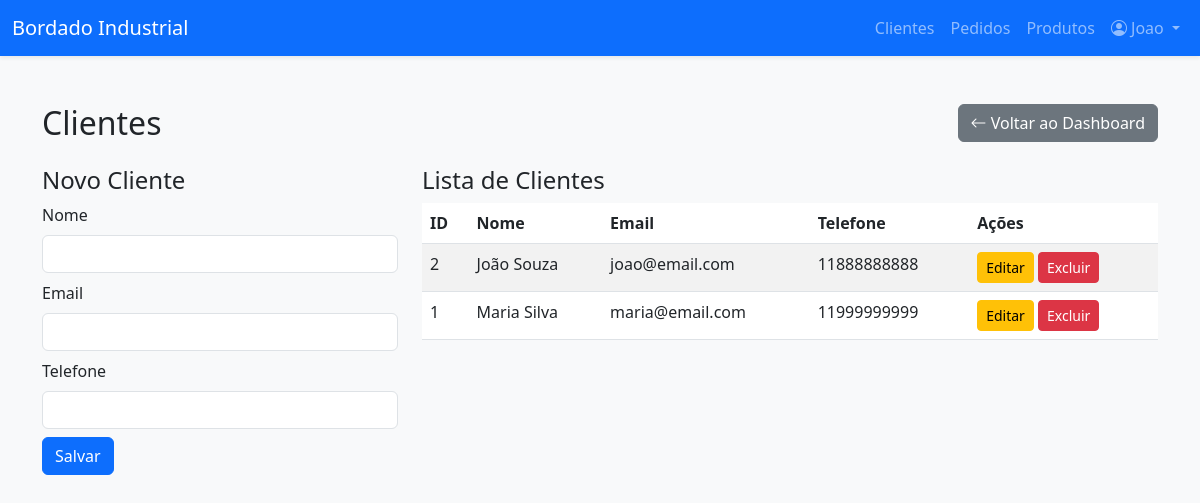
Page /clientes.php (signed in) on the committed database.
### tables this page shows
CREATE TABLE `clientes` (
  `id` int NOT NULL AUTO_INCREMENT,
  `nome` varchar(100) NOT NULL,
  `email` varchar(100) NOT NULL,
  `telefone` varchar(20) DEFAULT NULL,
  PRIMARY KEY (`id`),
  UNIQUE KEY `uk_clientes_email` (`email`)
);

### clientes.php (the view, shortened to what this page needs)
<?php
require_once 'bootstrap.php';
$clientes = $conn->query('SELECT * FROM clientes ORDER BY id DESC');
$clienteEdit = null;
?>
<!DOCTYPE html>
<html lang="pt-br">
<head>
    <link href="https://cdn.jsdelivr.net/npm/bootstrap@5.3.0/dist/css/bootstrap.min.css" rel="stylesheet">
    <link rel="stylesheet" href="https://cdn.jsdelivr.net/npm/bootstrap-icons@1.10.5/font/bootstrap-icons.css">
</head>
<body class="bg-light">
<?php include 'partials/navbar.php'; ?>
<div class="container mt-5">
    <div class="d-flex justify-content-between align-items-center mb-4">
        <h2 class="mb-0">Clientes</h2>
        <a href="dashboard.php" class="btn btn-secondary">
            <i class="bi bi-arrow-left"></i> Voltar ao Dashboard
        </a>
    </div>
    <div class="row">
        <div class="col-md-4">
            <h4><?php echo $clienteEdit ? 'Editar Cliente' : 'Novo Cliente'; ?></h4>
            <form method="POST" action="?acao=<?php echo $clienteEdit ? 'edit&id=' . $clienteEdit['id'] : 'add'; ?>">
                <div class="mb-2">
                    <label class="form-label">Nome</label>
                    <input type="text" class="form-control" name="nome" required value="<?php echo $clienteEdit['nome'] ?? ''; ?>">
                </div>
                <div class="mb-2">
                    <label class="form-label">Email</label>
                    <input type="email" class="form-control" name="email" required value="<?php echo $clienteEdit['email'] ?? ''; ?>">
                </div>
                <div class="mb-2">
                    <label class="form-label">Telefone</label>
                    <input type="text" class="form-control" name="telefone" value="<?php echo $clienteEdit['telefone'] ?? ''; ?>">
                </div>
                <button type="submit" class="btn btn-primary">Salvar</button>
            </form>
        </div>
        <div class="col-md-8">
            <h4>Lista de Clientes</h4>
            <table class="table table-striped">
                <thead><tr><th>ID</th><th>Nome</th><th>Email</th><th>Telefone</th><th>Ações</th></tr></thead>
                <tbody>
                <?php while ($c = $clientes->fetch_assoc()): ?>
                    <tr>
                        <td><?php echo $c['id']; ?></td>
                        <td><?php echo htmlspecialchars($c['nome']); ?></td>
                        <td><?php echo htmlspecialchars($c['email']); ?></td>
                        <td><?php echo htmlspecialchars($c['telefone']); ?></td>
                        <td>
                            <a href="?acao=edit&id=<?php echo $c['id']; ?>" class="btn btn-sm btn-warning">Editar</a>
                            <a href="?acao=del&id=<?php echo $c['id']; ?>" class="btn btn-sm btn-danger" onclick="return confirm('Excluir este cliente?')">Excluir</a>
                        </td>
                    </tr>
                <?php endwhile; ?>
                </tbody>
            </table>
        </div>
    </div>
</div>
</body>
</html>

### rows in the picture
clientes: id "2", nome "João Souza", email "joao@email.com", telefone "11888888888"
clientes: id "1", nome "Maria Silva", email "maria@email.com", telefone "11999999999"

### other values in the picture
$_SESSION['usuario'] "Joao"
